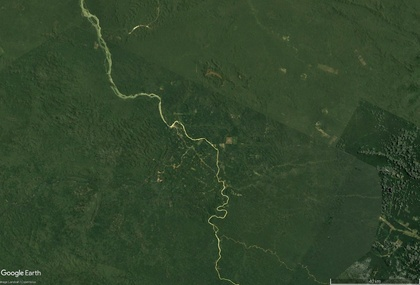
%> input picture Datasets/Datasets/Brazilian Rainforest/12_1985.jpg, 420 x 285 px, shrunk from 1570 x 1064 before the run
$ octave --eval "result = segmentImageByKMeans(imread('../../Datasets/Datasets/Brazilian Rainforest/12_1985.jpg'));"   (GNU Octave 9; MATLAB toolbox functions it lacks are replaced by stand-ins)
%> lines starting %> are read from the running program, lines starting %| are printed output that depends on the picture; in (x1, y1, x2, y2) boxes, pixels count from 0 and x2, y2 are one past the last pixel; in counts of white or black regions, pixels touching at a corner belong together; the program's own positions count from 1
function [segmentedImage, dominantMask, clusterMasksRGB, clusterColors] = segmentImageByKMeans(image, numClusters)
%SEGMENTIMAGEBYKMEANS Segments an image using k-means into a variable number of clusters.
% Returns segmented image, dominant mask, RGB-colored cluster masks, and cluster colors.

    if nargin < 2
        numClusters = 3;
    end

    % Convert to LAB + grayscale + entropy
    labImage = rgb2lab(image);
%> labImage: size 285x420x3 double; mean of channels 1, 2, 3 27.4, -13.9, 13.5
    ab = labImage(:,:,2:3); ab = im2single(ab);
    [h, w, ~] = size(image);
%> h = 285; w = 420
    gray = rgb2gray(image);
    entropyMap = mat2gray(entropyfilt(gray));
    L = rescale(labImage(:,:,1));

    % Combine features
    pixelData = [reshape(ab(:,:,1), [], 1), ...
                 reshape(ab(:,:,2), [], 1), ...
                 reshape(entropyMap, [], 1), ...
                 reshape(L, [], 1)];

    % Run K-means
    [clusterIdx, ~] = kmeans(pixelData, numClusters, 'Distance','sqeuclidean', ...
                             'Replicates', 3, 'MaxIter', 1000);
    pixelLabels = reshape(clusterIdx, h, w);
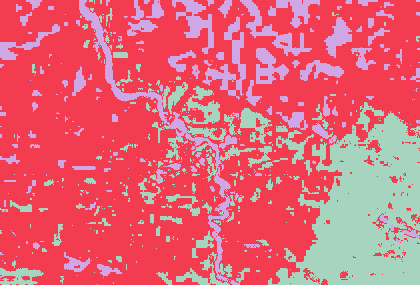
%> pixelLabels: size 285x420 double; 3 distinct labels, from 1 to 3; one colour per label, 0 black

    % Generate distinguishable colors automatically
    cmap = uint8(255 * lines(numClusters));
    clusterColors = cmap;

    % Create segmented image
    segmentedImage = zeros(h, w, 3, 'uint8');
    for k = 1:numClusters
        mask = (pixelLabels == k);
        for c = 1:3
            segmentedImage(:,:,c) = segmentedImage(:,:,c) + clusterColors(k,c) .* uint8(mask);
        end
    end
%> this loop made 3 passes
%> pass 1, in segmentImageByKMeans, `mask = (pixelLabels == k);`:
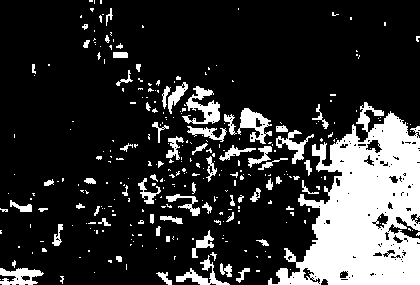
%> mask: size 285x420 logical; 19.8% white; 303 white regions (236 under 20 px), largest, box (x1, y1, x2, y2) and area: (268, 102, 420, 285) 15486, (182, 86, 220, 124) 647, (237, 108, 272, 144) 576
%> after the loop:
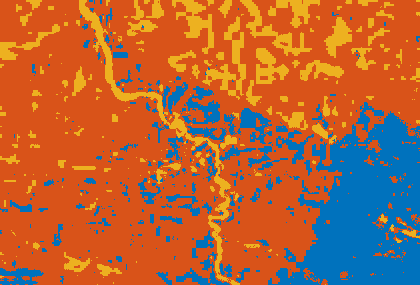
%> segmentedImage: size 285x420x3 uint8; mean R, G, B 176.4, 100.1, 58.3

    % Create RGB-colored masks per cluster
    clusterMasksRGB = zeros(h, w, 3, numClusters, 'uint8');
    for k = 1:numClusters
        mask = (pixelLabels == k);
        rgbMask = zeros(h, w, 3, 'uint8');
        for c = 1:3
            rgbMask(:,:,c) = uint8(double(mask) * double(clusterColors(k,c)));
        end
        clusterMasksRGB(:,:,:,k) = rgbMask;
    end
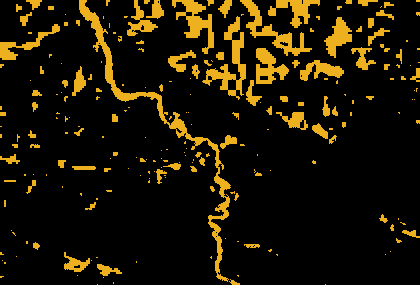
%> rgbMask: size 285x420x3 uint8; mean R, G, B 27.6, 20.6, 3.7

    % Determine dominant cluster
    counts = histcounts(clusterIdx, 1:numClusters+1);
%> counts = [23687 82092 13921]
    totalPixels = h * w;
%> totalPixels = 119700

    hsvImg = rgb2hsv(image);
%> hsvImg: size 285x420x3 double; mean H, S, V 0.296, 0.381, 0.275
    H = hsvImg(:,:,1); S = hsvImg(:,:,2); V = hsvImg(:,:,3);
%> after `H = hsvImg(:,:,1)`:
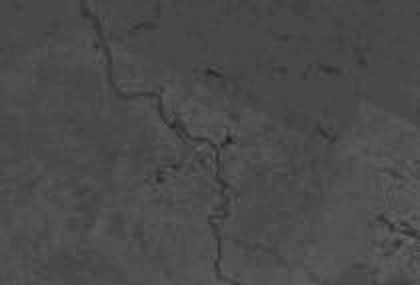
%> H: size 285x420 double; min 0.14, max 0.41, mean 0.296
%> after `S = hsvImg(:,:,2)`:
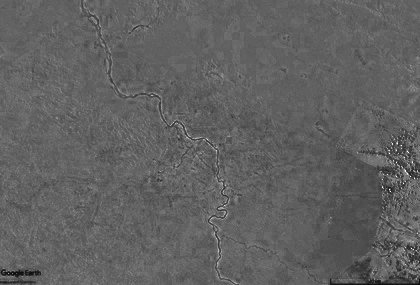
%> S: size 285x420 double; min 0.0412, max 1, mean 0.381
    likelyWater = false(1, numClusters);

    for k = 1:numClusters
        mask = (pixelLabels == k);
        hAvg = mean(H(mask));
        sAvg = mean(S(mask));
        vAvg = mean(V(mask));
        if hAvg > 0.5 && hAvg < 0.75 && sAvg > 0.2 && vAvg > 0.15 && vAvg < 0.7
            likelyWater(k) = true;
        end
    end
%> this loop made 3 passes
%> (hAvg, sAvg, vAvg) on passes 1 to 3: (0.317, 0.341, 0.255), (0.294, 0.389, 0.275), (0.267, 0.406, 0.31)
%> after the loop, likelyWater = [false false false]

    [sortedCounts, order] = sort(counts, 'descend');
%> sortedCounts = [82092 23687 13921]; order = [2 1 3]
    dominantCluster = order(1);
%> dominantCluster = 2
    if likelyWater(dominantCluster) && sortedCounts(1)/totalPixels < 0.5
        for i = 2:numClusters
            if ~likelyWater(order(i))
                dominantCluster = order(i);
                break;
            end
        end
    end

    dominantMask = (pixelLabels == dominantCluster);

    % Visualization
    figure;
    subplot(2, ceil((3+numClusters)/2), 1); imshow(image); title('Original Image');
    subplot(2, ceil((3+numClusters)/2), 2); imshow(segmentedImage); title('Segmented Image');
    subplot(2, ceil((3+numClusters)/2), 3); imshow(dominantMask); title('Dominant Mask');

    for k = 1:numClusters
        subplot(2, ceil((3+numClusters)/2), 3+k);
        imshow(clusterMasksRGB(:,:,:,k));
        title(sprintf('Cluster %d Mask', k));
    end
%> this loop made 3 passes
%> pass 2, in segmentImageByKMeans, `imshow(clusterMasksRGB(:,:,:,k));`:
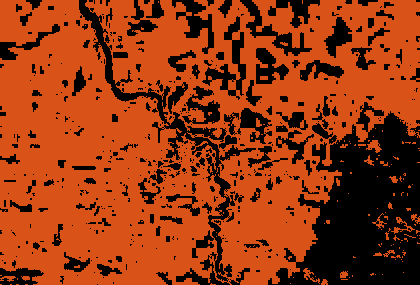
%> displayed picture: size 285x420x3, on the screen's scale of 0 to 255; mean R, G, B 148.8, 56.9, 17.1
end

$ run again, on Datasets/Datasets/Brazilian Rainforest/12_1990.jpg
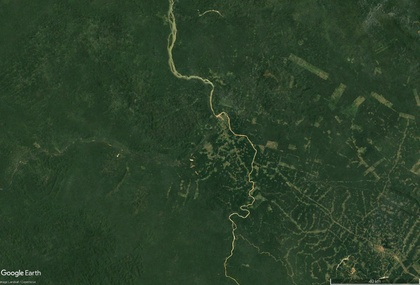
%> input picture Datasets/Datasets/Brazilian Rainforest/12_1990.jpg, 420 x 285 px, shrunk from 1570 x 1064 before the run
%> labImage: size 285x420x3 double; mean of channels 1, 2, 3 25, -13.8, 11.5
%> pixelLabels: size 285x420 double; 3 distinct labels, from 1 to 3
%> after the loop in segmentImageByKMeans, `for k = 1:numClusters`:
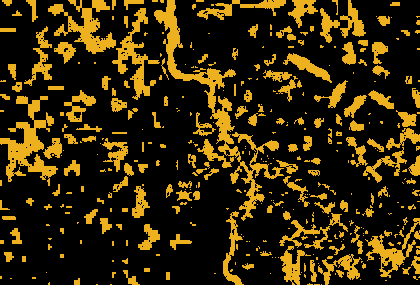
%> rgbMask: size 285x420x3 uint8; mean R, G, B 52.8, 39.4, 7.1
%> counts = [63875 29169 26656]
%> hsvImg: size 285x420x3 double; mean H, S, V 0.321, 0.371, 0.253
%> the loop in segmentImageByKMeans, `for k = 1:numClusters` made 3 passes
%> (hAvg, sAvg, vAvg) on passes 1 to 3: (0.335, 0.378, 0.242), (0.319, 0.334, 0.254), (0.293, 0.391, 0.279)
%> after the loop in segmentImageByKMeans, `for k = 1:numClusters`: likelyWater = [false false false]
%> sortedCounts = [63875 29169 26656]; order = [1 2 3]
%> dominantCluster = 1
%> the loop in segmentImageByKMeans, `for k = 1:numClusters` made 3 passes
%> pass 2, in segmentImageByKMeans, `imshow(clusterMasksRGB(:,:,:,k));`:
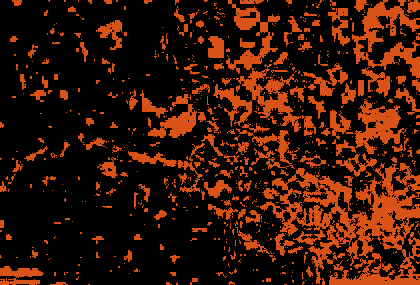
%> displayed picture: size 285x420x3, on the screen's scale of 0 to 255; mean R, G, B 52.9, 20.2, 6.1

$ run again, on Datasets/Datasets/Brazilian Rainforest/12_1995.jpg
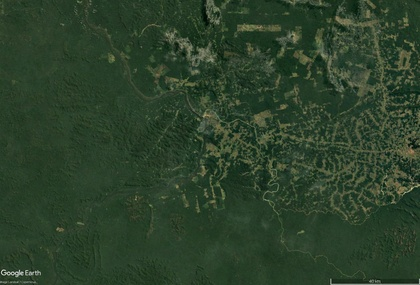
%> input picture Datasets/Datasets/Brazilian Rainforest/12_1995.jpg, 420 x 285 px, shrunk from 1570 x 1064 before the run
%> labImage: size 285x420x3 double; mean of channels 1, 2, 3 25.1, -13.5, 11.1
%> pixelLabels: size 285x420 double; 3 distinct labels, from 1 to 3
%> after the loop in segmentImageByKMeans, `for k = 1:numClusters`:
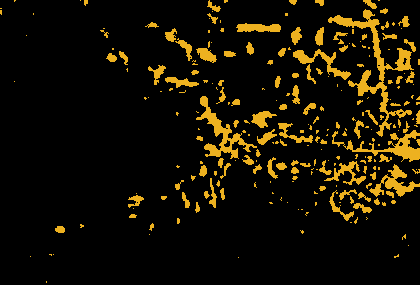
%> rgbMask: size 285x420x3 uint8; mean R, G, B 22.5, 16.8, 3
%> counts = [80697 27626 11377]
%> hsvImg: size 285x420x3 double; mean H, S, V 0.324, 0.373, 0.255
%> the loop in segmentImageByKMeans, `for k = 1:numClusters` made 3 passes
%> (hAvg, sAvg, vAvg) on passes 1 to 3: (0.333, 0.39, 0.242), (0.332, 0.34, 0.254), (0.239, 0.334, 0.343)
%> after the loop in segmentImageByKMeans, `for k = 1:numClusters`: likelyWater = [false false false]
%> sortedCounts = [80697 27626 11377]; order = [1 2 3]
%> dominantCluster = 1
%> the loop in segmentImageByKMeans, `for k = 1:numClusters` made 3 passes
%> pass 2, in segmentImageByKMeans, `imshow(clusterMasksRGB(:,:,:,k));`:
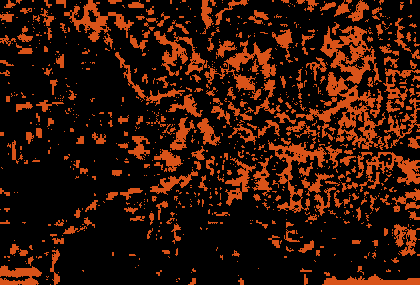
%> displayed picture: size 285x420x3, on the screen's scale of 0 to 255; mean R, G, B 50.1, 19.2, 5.8

$ run again, on Datasets/Datasets/Brazilian Rainforest/12_2000.jpg
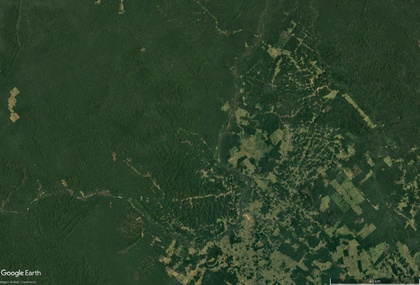
%> input picture Datasets/Datasets/Brazilian Rainforest/12_2000.jpg, 420 x 285 px, shrunk from 1570 x 1064 before the run
%> labImage: size 285x420x3 double; mean of channels 1, 2, 3 25.6, -13.8, 11.9
%> pixelLabels: size 285x420 double; 3 distinct labels, from 1 to 3
%> counts = [66170 41330 12200]
%> hsvImg: size 285x420x3 double; mean H, S, V 0.317, 0.383, 0.259
%> the loop in segmentImageByKMeans, `for k = 1:numClusters` made 3 passes
%> (hAvg, sAvg, vAvg) on passes 1 to 3: (0.327, 0.402, 0.246), (0.327, 0.36, 0.248), (0.232, 0.354, 0.367)
%> after the loop in segmentImageByKMeans, `for k = 1:numClusters`: likelyWater = [false false false]
%> sortedCounts = [66170 41330 12200]; order = [1 2 3]
%> dominantCluster = 1
%> the loop in segmentImageByKMeans, `for k = 1:numClusters` made 3 passes
%> pass 2, in segmentImageByKMeans, `imshow(clusterMasksRGB(:,:,:,k));`:
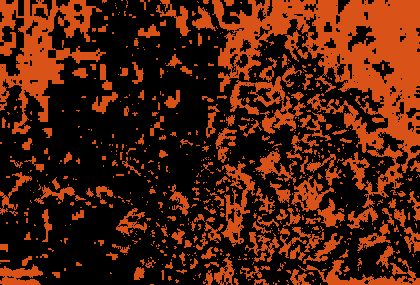
%> displayed picture: size 285x420x3, on the screen's scale of 0 to 255; mean R, G, B 74.9, 28.7, 8.6
